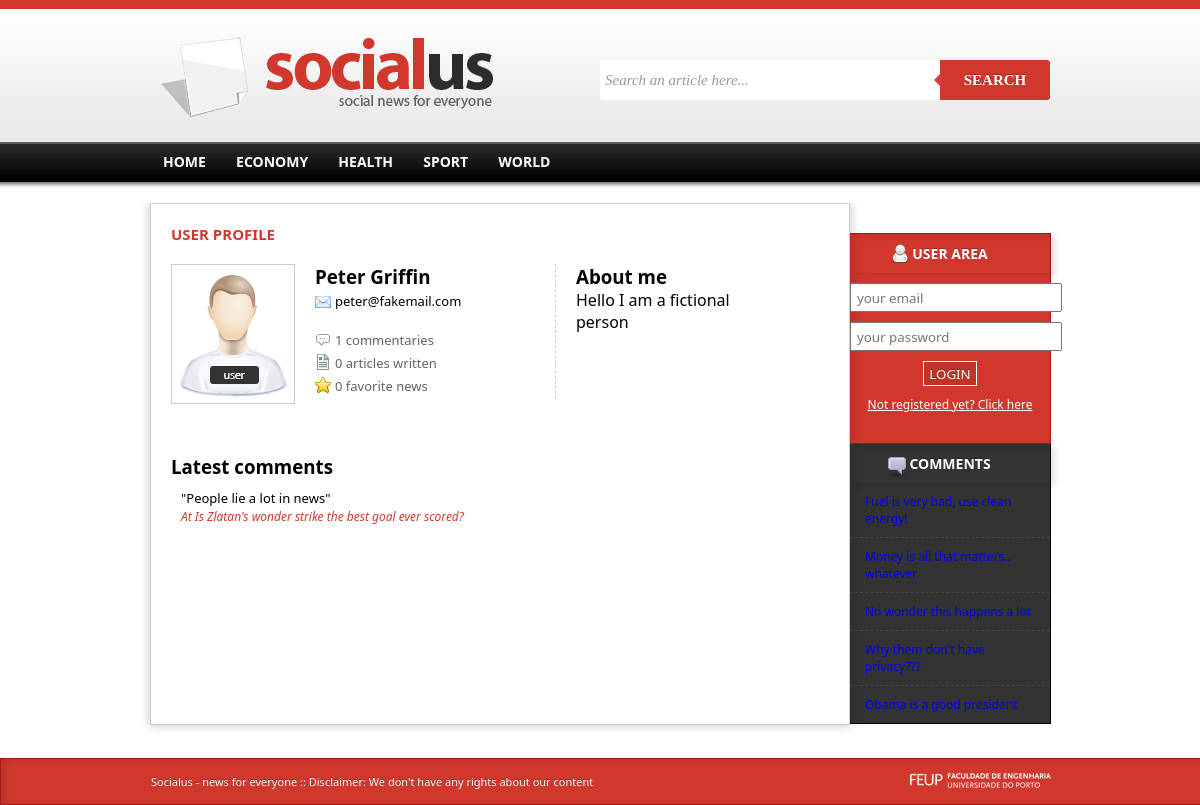
/userprofile.php?id=3, run on the app's committed database.
### tables this page shows
CREATE TABLE category(
	id integer primary key autoincrement,
	name text
);

CREATE TABLE user(
	id integer primary key autoincrement,
	name text,
	email text,
	password text,
	privilegeId integer,
	picture text,
	about text,
	foreign key(privilegeId) references privilege(id)
);

CREATE TABLE privilege(
	id integer primary key autoincrement,
	name text
);

CREATE TABLE comment(
	id integer primary key autoincrement,
	content text,
	datePosted date,
	userId integer,
	newsId integer,
	foreign key(userId) references user(id),
	foreign key(newsId) references news(id) 
);

CREATE TABLE news(
	id integer primary key autoincrement,
	title text,
	thumbnail text,
	datePosted date,
	content text,
	userId integer,
	categoryId integer,
	url text,
	foreign key(userId) references user(id),
	foreign key(categoryId) references category(id)
);

### datacontroller.php (called while the page is built, shortened)
<?php
include_once './config.php';
class DataController{
	protected $dataBase;
	public function __construct($dataBase,$_siteurl){
		$dbPath='sqlite:'.DBPATH.$dataBase;
		$this->dataBase = new PDO($dbPath);
	}
	public function getNewsById($id){
		$news=$this->dataBase->query('SELECT * FROM news where id='.$id);
		$news=$news->fetch(PDO::FETCH_ASSOC);
		return $news;
	}
	public function getActiveCategories(){
		$categories=$this->dataBase->query('SELECT * from activecategories');
		$categories=$categories->fetchAll(PDO::FETCH_ASSOC);
		return $categories;
	}
	function getPrivilegeName($privilegeid){
		$privilege=$this->dataBase->query('select name from privilege where id='.$privilegeid);
		$privilege=$privilege->fetch(PDO::FETCH_ASSOC);
		return $privilege['name'];
	}
	function getFavoriteNews($userid){
		$news=$this->dataBase->query("select * from news where id in(select newsid from favorite where userid=".$userid.")");
		$news=$news->fetchAll(PDO::FETCH_ASSOC);
		return $news;
	}
	function getAllNewsFromAuthor($id){
		$news=$this->dataBase->query('SELECT * from news where userid='.$id);
		$news=$news->fetchAll(PDO::FETCH_ASSOC);
		return $news;
	}
 	function getUserByid($id){
		$user=$this->dataBase->query('SELECT * FROM user where id='.$id);
		$user=$user->fetch(PDO::FETCH_ASSOC);
		return $user;
 	}
 	function getUserComments($userid){
 		$comments=$this->dataBase->query('SELECT * FROM comment where userid='.$userid);
		$comments=$comments->fetchAll(PDO::FETCH_ASSOC);
		return $comments;
 	}
 	function getCommentNews($commentid){
 		$newsid=$this->dataBase->query('SELECT newsid FROM comment where id='.$commentid);
		$newsid=$newsid->fetch(PDO::FETCH_ASSOC);
		$newsid=$newsid['newsId'];
		return $this->getNewsById($newsid);
 	}
 	function getLastComments(){
 		$comments=$this->dataBase->query("SELECT * FROM latestComments");
		$comments=$comments->fetchAll(PDO::FETCH_ASSOC);
		return $comments;
 	}
};
$data=new DataController($_database,$_siteurl);
?>

### config.php (called while the page is built, shortened)
<?php
	$_database='server.db';
	$_siteurl='http://paginas.fe.up.pt/~ei10036/socialus';
?>

### view.php (the view, shortened to what this page needs)
<?php
include_once  'datacontroller.php';
include_once 'config.php';
function printCategories($categories){
	foreach($categories as $row){
		echo "                    <li><a href=\"categorynews.php?id=".$row['id']."\">".$row['name']."</a></li>\n";
	}
}
		?>
		<?php
function printCommentsList($comments){
	global $data;
	echo "<div class=\"commentlist\"/>";
	foreach($comments as $row){
		$news=$data->getCommentNews($row['id']);
		echo "<div class=\"commenti\">";
		echo "<span class=\"ccontent\">\"".$row['content']."\"</span><br/>";
		echo "<span class=\"where\"> At <a href=\"article.php?url=".$news['url']."\">".$news['title']."</a></span>";
		echo "</div>\n";
	}
	echo "</div>";
}
function printUserProfile($id){
	global $data;
	$user=$data->getUserByid($id);
	$role=$data->getPrivilegeName($user['privilegeId']);
	$comments=$data->getUserComments($id);
	$articles=$data->getAllNewsFromAuthor($id);
	$favorites=$data->getFavoriteNews($id);
	echo "<div class=\"profilebox\"><form>";
	echo "<div class=\"rolethumb\"><img src=\"imgs/role".$role.".png\"/></div>";
	echo "<div class=\"profiledata\">\n";
	echo "<h3>".$user['name'];
	echo "</h3>";
	echo "<span class=\"email\">".$user['email']."</span><br/>";
	echo "<div class=\" stat totalcomments\">".sizeof($comments)." commentaries</div>";
	echo "<div class=\"stat totalarticles\">".sizeof($articles)." articles written</div>";
	echo "<div class=\"stat totalfavorites\">".sizeof($favorites)." favorite news</div>";
	echo "</div>";
	echo "<div class=\"aboutme\"> <h3>About me </h3>".$user['about']."</div>";
	echo "</form>";
	echo "</div>";
	echo "<h3>Latest comments</h3>";
	printCommentsList($comments);
}
function printLastComments($len){
	global $data;
	$comments=$data->getLastComments();
	$comments=array_slice($comments,0,$len);
	echo "<ul>\n";
	foreach($comments as $row){
		$news=$data->getCommentNews($row['id']);
		echo "<li><a href=\"article.php?url=".$news['url']."\">".$row['content']."</a></li>\n";
	}
	echo "</ul>";
}
?>

### css/template.css (style rules this page uses)
* { margin:0; padding:0; font-family: "Segoe UI"; }
#menu li { display:inline; text-transform:uppercase; font-weight:bold; font-size:14px; background-position: 0px 1px; padding-left:5px; padding-right:5px; }
#menu li a:link, a:visited { color:#ffffff; text-decoration:none; padding:3px 8px 3px 8px; }
.comments ul { font-size:12px; }
.comments ul li { border-bottom:dashed 1px #444; padding:10px 15px 10px 15px; }
.comments a { text-decoration:none; }
.comments ul>li:last-child { border-bottom:none; }
html, body { height: 100%; }
.commenti { font-size:13px; margin:15px 0px 0px 0px; padding:10px; }
.rolethumb { padding:5px; border:solid 1px #ccc; width:112px; height:128px; float:left; }
.profilebox { margin-top:20px; height:170px; margin-bottom:20px; }
.profiledata { width:220px; float:left; margin-left:20px; }
.profilebox .email { background:url(../imgs/email.png) no-repeat; background-position:0px 2px; padding-left:20px; font-size:13px; }
.profilebox .stat { color:#646464; font-size:13px; }
.profilebox .totalcomments { margin-top:20px; background:url(../imgs/commentstiny.png) no-repeat; padding-left:20px; }
.profilebox .totalarticles { background:url(../imgs/articlestiny.png) no-repeat; padding-left:20px; margin-top:5px; }
.profilebox .totalfavorites { background:url(../imgs/favoriteyes.png) no-repeat; padding-left:20px; margin-top:5px; }
.profilebox .aboutme { border-left:dashed 1px #ccc; height:135px; width:200px; float:left; padding-left:20px; margin-left:20px; }
.commentlist .commenti .where { font-size:12px; color:#d1382d; font-style:italic; }
.commentlist .commenti .where a { color:#d1382d; text-decoration:none; }
.commentlist .commenti { margin:0; }

### data on the page
category: name "ECONOMY"
category: name "HEALTH"
category: name "SPORT"
category: name "WORLD"
user: privilegeId.name (picture), name "Peter Griffin", email "peter@fakemail.com", about "Hello I am a fictional person"
comment: content "People lie a lot in news", id+newsId "Is Zlatan's wonder strike the best goal ever scored?"
comment: content "Fuel is very bad, use clean energy!"
comment: content "Money is all that matters.. whatever"
comment: content "No wonder this happens a lot"
comment: content "Why them don't have privacy???"
comment: content "Obama is a good president"

### other printed values
sizeof($comments) "1"
sizeof($articles) "0"
sizeof($favorites) "0"
